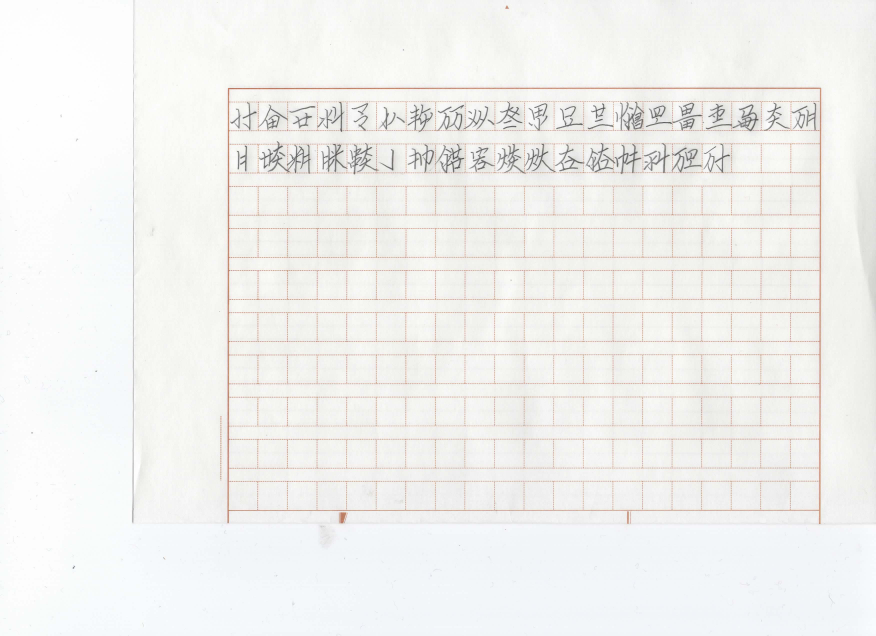
#> input picture 燐字表示10/img1.png, 3504 x 2544 px, found by its file name (shown at 1/4 size)
$ python split.py
#> lines starting #> are read from the running program, lines starting #| are printed output that depends on the picture
from matplotlib.image import imread
import matplotlib.pyplot as plt
import numpy as np
# "出"
# "勿"
# "翰"
linziList1 = [
	"五","人","之","上","閉","手","足","一","無","処","少","心","水","口","日","糸","物","声","言","筆",
	"四","等","兵","火","大","光","耒","己","下","輪","天","闇","圧","衣","包","力","連","筒","直","撃",
	"如","","","","", "","","","","", "","","","","", "","","","","",
	"","","","","", "","","","","", "","","","","", "","","","","",
	"我","汝","此","其","何","全","互","時","故","術","書","墨","論","紙","頭","果","満","清","牌","豊",
	"家","善","認","寝","覆","琴","古","行","囲","党","笑","戦","静","層","噫","律","集","輝","始","終",
	"二","三","為","川","山","海","陸","島","名","内","将","疲","官","意","友","値","受","於","与","背",
	"哩","布","新","縦","低","悪","壊","王","国","六","七","八","高","綿","油","星","季","入","識","学",
	"来","棉","夏","定","傷","棚","血","道","吁","救","従","从","奮","酒","煙","味","甘","混","御","労",
	"能","後","素","后","文","聯","鎖","祖","多","極","増","笛","笙","正","長","謝","歌","寐","恒","立"
	];
linziList2 = [
	"享","隊","軍","止","冬",  "軟","柔","絵","氏","閥",  "","","","","",  "","","","","",
	"","","","","",  "","","","","",  "","","","","",  "","","","","",
	"＊ワ","車","積","族","",	"","","石","使","真",		"硬","","花","蜜","春",	"雪","","","","",
	"机","席","箏","座","",	"再","在","累","件","",	"開","船","散","","風",	"月","弓","抗","","",
	"樽","鼓","皷","深","",	"同","輩","類","属","",	"軸","北","纂","冠","",	"＊ㄉ","亦","乎","地","",
	"平","守","美","","獣",	"馬","貓","男","父","㕮",	"","周","近","広","",		"草","種","茶","","",
	"小","挽","短","","左",	"倒","","而","即","",		"木","竹","竺","","色",	"黒","青","","銭","店",
	"岩","欽","","西","菓",	"","膠","脂","","骨",		"肉","","彼","龍","",		"錘","禦","","目","麗",
	"箱","機","","門","械",	"","十","唯","","鳥",		"倉","","右","横","",		"虎","猫","","女","母",
	"腹","前","","巫","祭",	"","別","裁","","米",		"","刀","秋","穐","",	"貧","神","或","位","字"
	];
linziList3 = [
	"谷","魚","虫","皇","貝","函","中","外","東","南","九","加","金","夘","反","耳","助","豆","嗅","傾",
	"震","端","歪","片","針"
	];

t1 = [[ 3.71500000e+02,  1.18631579e+02, -7.77777778e-01],
 [ 8.62000000e+02,  3.68421053e-01,  1.68777778e+02]]

t2 = [[ 9.08750000e+02,  1.18657895e+02, -1.05555556e+00],
 [ 8.07500000e+01,  6.05263158e-01,  1.68611111e+02]]

t3 = [[ 7.60000000e+02,  1.18736842e+02, -8.88888889e-01],
 [ 3.54250000e+02,  3.42105263e-01,  1.68833333e+02]]

def main():
	foo('img1.png',linziList1,t1)
	foo('img2.png',linziList2,t2)
	foo('img3.png',linziList3,t3)

def foo(path,list_,t):
#> called with path = 'img1.png'
	A = imread(path)
#> A is the input picture: shape (2544, 3504, 4) float32; mean R, G, B, A 0.983, 0.98, 0.973, 1
	for i in range(len(list_)):
		save(t,A,int(i/20),i%20,list_[i]);
#> this loop made 200 passes
#> (I in save, J in save) on passes 2 to 4: (490, 862), (608, 862), (727, 863)
#> pass 1, in save, `B = A[J:J+123,I:I+123]`:
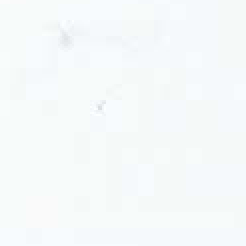
#> B: shape (123, 123, 4) float32 (shown 2 times larger); mean R, G, B, A 0.964, 0.98, 0.982, 1
#> pass 2, in save (call 2), `B = A[J:J+123,I:I+123]`:
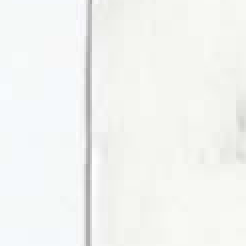
#> B: shape (123, 123, 4) float32 (shown 2 times larger); mean R, G, B, A 0.953, 0.959, 0.949, 1
#> call 2 of foo, with path = 'img2.png'
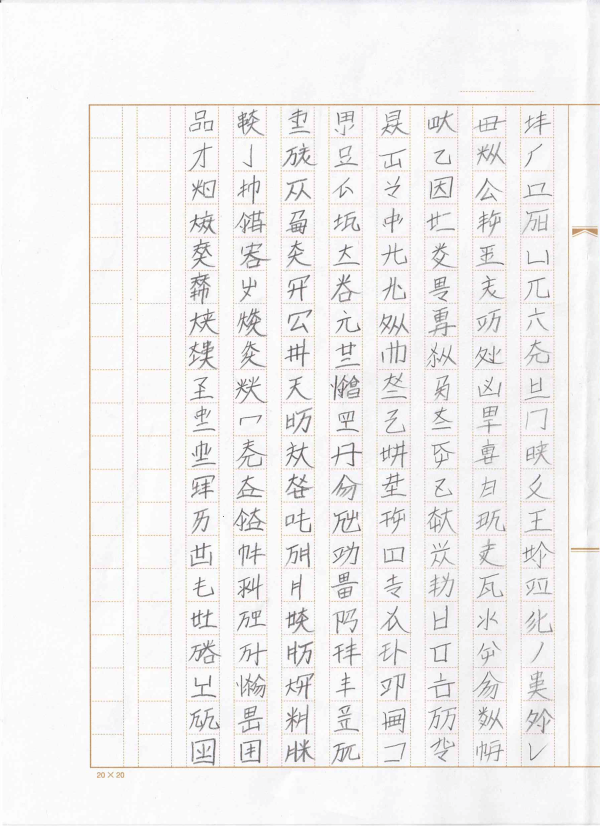
#> input picture 燐字表示13/img2.png, 1200 x 1652 px, found by its file name (shown at 1/2 size)
#> in foo, A is the input picture: shape (1652, 1200, 4) float32; mean R, G, B, A 0.958, 0.953, 0.952, 1
#> this loop made 4 passes
#> (I in save, J in save) on passes 2 to 4: (1027, 81), (1146, 81), (1264, 82)
#> pass 1, in save (call 201), `plt.imsave('../燐字画像11/'+name + '.png', B)`:
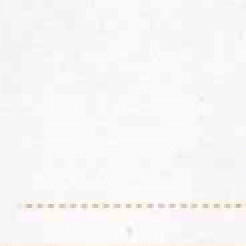
#> saved as 享.png: shape (123, 123, 3) (shown 2 times larger); mean R, G, B 247.5, 246.7, 246.9
#> pass 2, in save (call 202), `plt.imsave('../燐字画像11/'+name + '.png', B)`:
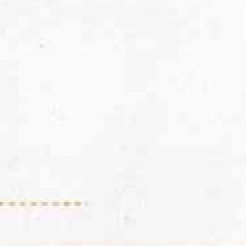
#> saved as 隊.png: shape (123, 123, 3) (shown 2 times larger); mean R, G, B 247.5, 247, 247.4


# ith row, jth column
def save(t,A,i,j,name):
	if name == "":
		return
	I = int(t[0][0] + t[0][1]*j + t[0][2]*i)
	J = int(t[1][0] + t[1][1]*j + t[1][2]*i)
	B = A[J:J+123,I:I+123]
#> (the run stopped early here; a loop or call above may not have finished)
